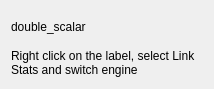
<?xml version="1.0" encoding="UTF-8"?>
<ui version="4.0">
 <class>Engineswitch</class>
 <widget class="QWidget" name="Engineswitch">
  <property name="geometry">
   <rect>
    <x>0</x>
    <y>0</y>
    <width>214</width>
    <height>89</height>
   </rect>
  </property>
  <property name="windowTitle">
   <string>Engineswitch</string>
  </property>
  <layout class="QGridLayout" name="gridLayout">
   <item row="1" column="0" colspan="3">
    <widget class="QLabel" name="label_2">
     <property name="text">
      <string>Right click on the label, select Link Stats and switch engine</string>
     </property>
     <property name="wordWrap">
      <bool>true</bool>
     </property>
    </widget>
   </item>
   <item row="0" column="0">
    <widget class="QLabel" name="label">
     <property name="text">
      <string>double_scalar</string>
     </property>
    </widget>
   </item>
   <item row="0" column="1" colspan="2">
    <widget class="QuLabel" name="quLabel">
     <property name="source">
      <string>$1/double_scalar</string>
     </property>
    </widget>
   </item>
  </layout>
 </widget>
 <layoutdefault spacing="6" margin="11"/>
 <customwidgets>
  <customwidget>
   <class>QuLabel</class>
   <extends>QLabel</extends>
   <header>qulabel.h</header>
  </customwidget>
 </customwidgets>
 <resources/>
 <connections/>
</ui>
